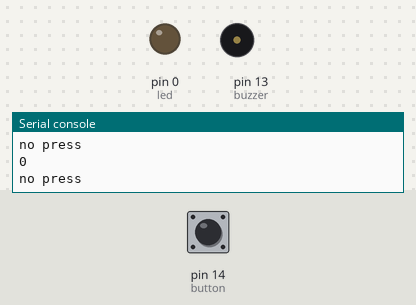
A program run on a simulated MicroPython board. Parts: output pins drawn as LEDs (lit = HIGH), buzzer (waves = sounding, pin HIGH), the last lines printed to the serial console. Inputs (shaded band) come from the test bench; at power-on: pin 14 (button) LOW.

Above: at 1.2 s.
1.3 s: pin 14 (button) pulled HIGH for 1 s
At 2.7 s:
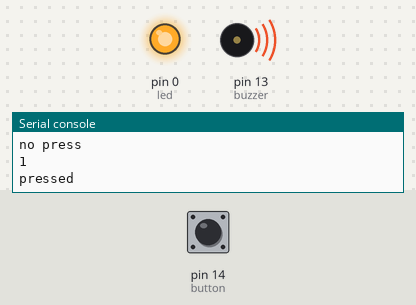
4.5 s: pin 14 (button) pulled HIGH for 3.2 s
At 8.5 s:
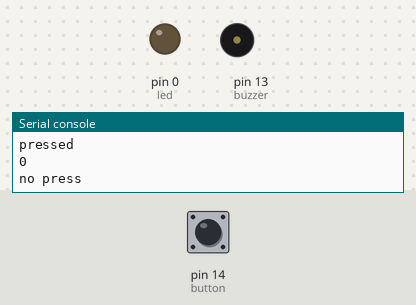
Timing chart, 0 to 10.0 s (numbered marks = the images above; inputs shaded):
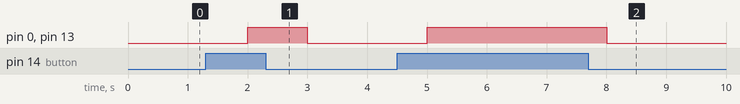

Measured:
- after the input at 1.3 s, pin 0 (led), pin 13 (buzzer): LOW → HIGH after 0.70 s, → LOW 1.0 s later
- after the input at 4.5 s, pin 0 (led), pin 13 (buzzer): LOW → HIGH after 0.50 s, → LOW 3.0 s later

The program:

buttonbuzzer.py
```python
from machine import Pin
from time import sleep

button = Pin(14,Pin.IN,Pin.PULL_DOWN)
buzzer = Pin(13,Pin.OUT)
led = Pin(0,Pin.OUT)


while True:
    print(button.value())

    if button.value()==1:
        print('pressed')
        led.on()
        buzzer.high()
    else:
        print('no press')
        led.low()
        buzzer.off()
    sleep(1)

#demo help
```
